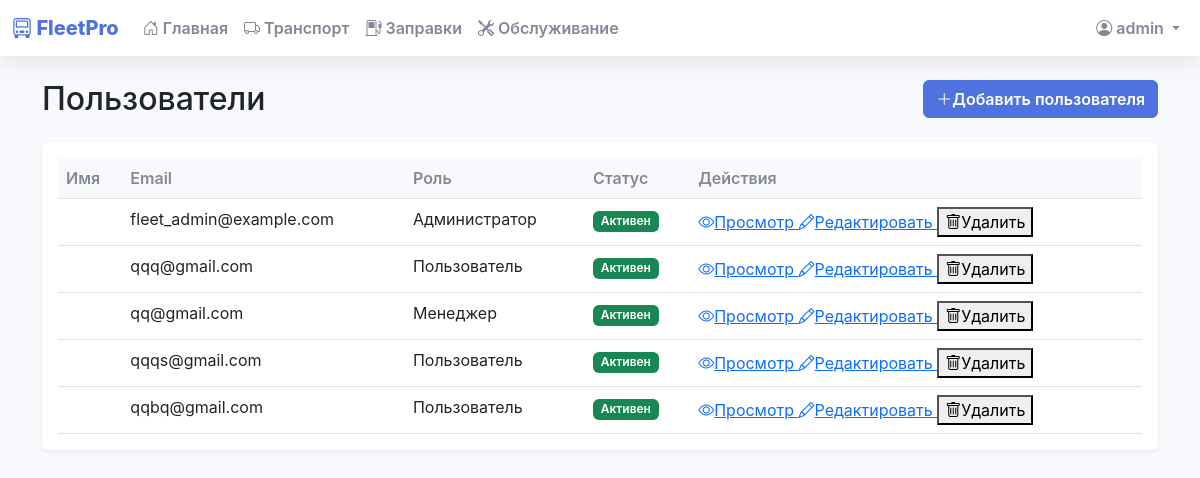
Screenshot of /users (signed in) with the database file from the repository.
### models.py (models this page shows, shortened)
class User(db.Model, UserMixin):
    id = db.Column(db.Integer, primary_key=True)
    username = db.Column(db.String(80), unique=True, nullable=False)
    password = db.Column(db.String(120), nullable=False)
    role = db.Column(db.String(20), nullable=False, default='user')
    email = db.Column(db.String(120), unique=True, nullable=False)
    phone = db.Column(db.String(20), nullable=False)
    created_at = db.Column(db.DateTime, default=datetime.utcnow)

### app.py (the view)
@app.route('/users')
@login_required
def users():
    if current_user.role not in ['admin', 'manager']:
        flash('У вас нет прав для доступа к этой странице', 'danger')
        return redirect(url_for('index'))
    users = User.query.all()
    return render_template('users.html', users=users)

### app.py (called while the page is built)
@login_manager.user_loader
def load_user(user_id):
    return User.query.get(int(user_id))

### templates/users.html
{% extends "base.html" %}
{% block content %}
<div class="container mt-4">
    <div class="d-flex justify-content-between align-items-center mb-4">
        <h2 class="mb-0">Пользователи</h2>
        {% if current_user.role in ['admin', 'manager'] %}
        <a href="{{ url_for('add_user') }}" class="btn btn-primary">
            <i class="bi bi-plus-lg"></i>Добавить пользователя
        </a>
        {% endif %}
    </div>
    <div class="card border-0 shadow-sm">
        <div class="card-body">
            <div class="table-responsive">
                <table class="table table-hover">
                    <thead>
                        <tr>
                            <th>Имя</th>
                            <th>Email</th>
                            <th>Роль</th>
                            <th>Статус</th>
                            <th>Действия</th>
                        </tr>
                    </thead>
                    <tbody>
                        {% for user in users %}
                        <tr>
                            <td>{{ user.name }}</td>
                            <td>{{ user.email }}</td>
                            <td>
                                {% if user.role == 'admin' %}
                                    Администратор
                                {% elif user.role == 'manager' %}
                                    Менеджер
                                {% else %}
                                    Пользователь
                                {% endif %}
                            </td>
                            <td>
                                <span class="badge {% if user.is_active %}bg-success{% else %}bg-danger{% endif %}">
                                    {% if user.is_active %}
                                        Активен
                                    {% else %}
                                        Неактивен
                                    {% endif %}
                                </span>
                            </td>
                            <td>
                                <div class="action-buttons">
                                    <a href="{{ url_for('user_data', id=user.id) }}" class="btn-view">
                                        <i class="bi bi-eye"></i>Просмотр
                                    </a>
                                    {% if current_user.role in ['admin', 'manager'] %}
                                    <a href="{{ url_for('edit_user', id=user.id) }}" class="btn-edit">
                                        <i class="bi bi-pencil"></i>Редактировать
                                    </a>
                                    <form action="{{ url_for('delete_user', id=user.id) }}" method="POST" class="d-inline">
                                        <button type="submit" class="btn-delete" onclick="return confirm('Вы уверены, что хотите удалить этого пользователя?')">
                                            <i class="bi bi-trash"></i>Удалить
                                        </button>
                                    </form>
                                    {% endif %}
                                </div>
                            </td>
                        </tr>
                        {% endfor %}
                    </tbody>
                </table>
            </div>
        </div>
    </div>
</div>
{% endblock %}

### templates/base.html (shortened to what this page needs)
<!DOCTYPE html>
<html lang="ru">
<head>
    <link href="https://cdn.jsdelivr.net/npm/bootstrap@5.3.0/dist/css/bootstrap.min.css" rel="stylesheet">
    <link rel="stylesheet" href="https://cdn.jsdelivr.net/npm/bootstrap-icons@1.11.0/font/bootstrap-icons.css">
</head>
<body>
    {% if current_user.is_authenticated %}
    <nav class="navbar navbar-expand-lg navbar-light mb-4">
        <div class="container-fluid">
            <span class="navbar-brand">
                <i class="bi bi-truck-front"></i> FleetPro
            </span>
            <div class="collapse navbar-collapse" id="navbarNav">
                <ul class="navbar-nav me-auto">
                    <li class="nav-item">
                        <a class="nav-link" href="{{ url_for('index') }}">
                            <i class="bi bi-house-door"></i> Главная
                        </a>
                    </li>
                    <li class="nav-item">
                        <a class="nav-link" href="{{ url_for('vehicles_list') }}">
                            <i class="bi bi-truck"></i> Транспорт
                        </a>
                    </li>
                    <li class="nav-item">
                        <a class="nav-link" href="{{ url_for('fuel') }}">
                            <i class="bi bi-fuel-pump"></i> Заправки
                        </a>
                    </li>
                    <li class="nav-item">
                        <a class="nav-link" href="{{ url_for('maintenance') }}">
                            <i class="bi bi-tools"></i> Обслуживание
                        </a>
                    </li>
                </ul>
                <ul class="navbar-nav">
                    <li class="nav-item dropdown">
                        <a class="nav-link dropdown-toggle" href="#" id="navbarDropdown" role="button" data-bs-toggle="dropdown">
                            <i class="bi bi-person-circle"></i> {{ current_user.username }}
                        </a>
                    </li>
                </ul>
            </div>
        </div>
    </nav>
    {% endif %}
    <div class="container-fluid">
        {% block content %}{% endblock %}
    </div>
</body>
</html>

### templates/base.html (style rules this page uses)
:root { --primary-color: #4e73df; --secondary-color: #858796; --success-color: #1cc88a; --info-color: #36b9cc; --warning-color: #f6c23e; --danger-color: #e74a3b; --light-color: #f8f9fc; --dark-color: #5a5c69; }
body { background-color: #f8f9fc; font-family: 'Nunito', -apple-system, BlinkMacSystemFont, "Segoe UI", Roboto, "Helvetica Neue", Arial, sans-serif; }
.navbar { background-color: #fff; box-shadow: 0 0.15rem 1.75rem 0 rgba(58, 59, 69, 0.15); }
.navbar-brand { font-weight: 800; color: var(--primary-color); }
.nav-link { color: var(--secondary-color); font-weight: 600; }
.card { border: none; box-shadow: 0 0.15rem 1.75rem 0 rgba(58, 59, 69, 0.15); transition: transform 0.2s; }
.table { margin-bottom: 0; }
.table th { font-weight: 600; color: var(--secondary-color); background-color: #f8f9fc; }
.btn { font-weight: 600; padding: 0.375rem 0.75rem; }
.btn-primary { background-color: var(--primary-color); border-color: var(--primary-color); }
.badge { font-weight: 600; padding: 0.35em 0.65em; }

### rows the page displays
User: username "admin", email "fleet_admin@example.com", role "Администратор"
User: email "qqq@gmail.com", role "Пользователь"
User: email "qq@gmail.com", role "Менеджер"
User: email "qqqs@gmail.com", role "Пользователь"
User: email "qqbq@gmail.com", role "Пользователь"
